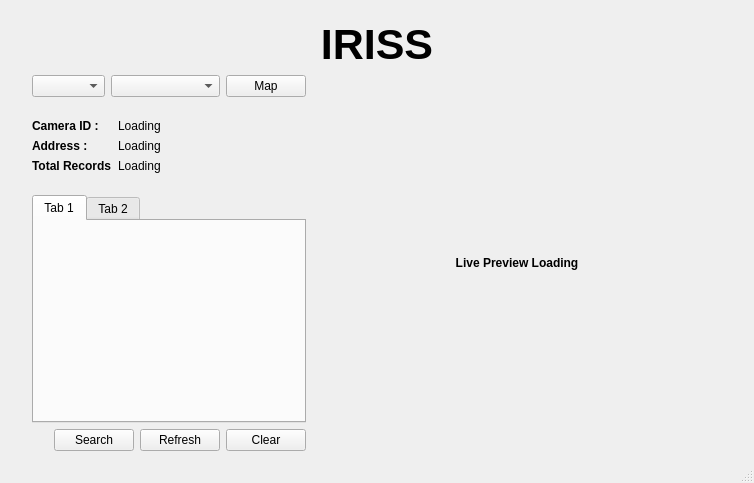
<?xml version="1.0" encoding="UTF-8"?>
<ui version="4.0">
 <class>MainWindow</class>
 <widget class="QMainWindow" name="MainWindow">
  <property name="geometry">
   <rect>
    <x>0</x>
    <y>0</y>
    <width>754</width>
    <height>483</height>
   </rect>
  </property>
  <property name="contextMenuPolicy">
   <enum>Qt::DefaultContextMenu</enum>
  </property>
  <property name="windowTitle">
   <string>Traffic Rules Violation Detection</string>
  </property>
  <widget class="QWidget" name="centralwidget">
   <layout class="QVBoxLayout" name="verticalLayout_2">
    <property name="leftMargin">
     <number>32</number>
    </property>
    <property name="topMargin">
     <number>20</number>
    </property>
    <property name="rightMargin">
     <number>32</number>
    </property>
    <property name="bottomMargin">
     <number>10</number>
    </property>
    <item>
     <widget class="QLabel" name="label">
      <property name="font">
       <font>
        <pointsize>32</pointsize>
        <weight>75</weight>
        <bold>true</bold>
        <underline>false</underline>
       </font>
      </property>
      <property name="text">
       <string> IRISS </string>
      </property>
      <property name="alignment">
       <set>Qt::AlignCenter</set>
      </property>
     </widget>
    </item>
    <item>
     <layout class="QHBoxLayout" name="horizontalLayout_3" stretch="2,3">
      <item>
       <layout class="QVBoxLayout" name="verticalLayout">
        <item>
         <layout class="QHBoxLayout" name="horizontalLayout_2" stretch="2,3,1">
          <item>
           <widget class="QComboBox" name="camera_group"/>
          </item>
          <item>
           <widget class="QComboBox" name="cam_selector">
            <property name="enabled">
             <bool>true</bool>
            </property>
            <property name="editable">
             <bool>false</bool>
            </property>
            <property name="currentText">
             <string/>
            </property>
            <property name="currentIndex">
             <number>-1</number>
            </property>
            <property name="maxVisibleItems">
             <number>5</number>
            </property>
           </widget>
          </item>
          <item>
           <widget class="QPushButton" name="map">
            <property name="text">
             <string>Map</string>
            </property>
           </widget>
          </item>
         </layout>
        </item>
        <item>
         <layout class="QFormLayout" name="formLayout">
          <property name="topMargin">
           <number>16</number>
          </property>
          <property name="bottomMargin">
           <number>16</number>
          </property>
          <item row="0" column="0">
           <widget class="QLabel" name="cam_id_label">
            <property name="font">
             <font>
              <weight>75</weight>
              <bold>true</bold>
             </font>
            </property>
            <property name="text">
             <string>Camera ID : </string>
            </property>
           </widget>
          </item>
          <item row="0" column="1">
           <widget class="QLabel" name="cam_id">
            <property name="text">
             <string>Loading</string>
            </property>
           </widget>
          </item>
          <item row="1" column="0">
           <widget class="QLabel" name="address_label">
            <property name="font">
             <font>
              <weight>75</weight>
              <bold>true</bold>
             </font>
            </property>
            <property name="text">
             <string>Address : </string>
            </property>
           </widget>
          </item>
          <item row="1" column="1">
           <widget class="QLabel" name="address">
            <property name="text">
             <string>Loading</string>
            </property>
           </widget>
          </item>
          <item row="2" column="0">
           <widget class="QLabel" name="total_records_label">
            <property name="font">
             <font>
              <weight>75</weight>
              <bold>true</bold>
             </font>
            </property>
            <property name="text">
             <string>Total Records</string>
            </property>
           </widget>
          </item>
          <item row="2" column="1">
           <widget class="QLabel" name="total_records">
            <property name="text">
             <string>Loading</string>
            </property>
           </widget>
          </item>
         </layout>
        </item>
        <item>
         <widget class="QTabWidget" name="log_tabwidget">
          <property name="minimumSize">
           <size>
            <width>0</width>
            <height>200</height>
           </size>
          </property>
          <property name="tabShape">
           <enum>QTabWidget::Rounded</enum>
          </property>
          <property name="currentIndex">
           <number>0</number>
          </property>
          <property name="documentMode">
           <bool>false</bool>
          </property>
          <property name="movable">
           <bool>true</bool>
          </property>
          <property name="tabBarAutoHide">
           <bool>true</bool>
          </property>
          <widget class="QWidget" name="tab_1">
           <property name="accessibleName">
            <string/>
           </property>
           <attribute name="title">
            <string>Tab 1</string>
           </attribute>
          </widget>
          <widget class="QWidget" name="tab_2">
           <attribute name="title">
            <string>Tab 2</string>
           </attribute>
          </widget>
         </widget>
        </item>
        <item>
         <layout class="QHBoxLayout" name="horizontalLayout">
          <item>
           <spacer name="horizontalSpacer">
            <property name="orientation">
             <enum>Qt::Horizontal</enum>
            </property>
            <property name="sizeHint" stdset="0">
             <size>
              <width>158</width>
              <height>20</height>
             </size>
            </property>
           </spacer>
          </item>
          <item>
           <widget class="QPushButton" name="search_button">
            <property name="text">
             <string>Search</string>
            </property>
           </widget>
          </item>
          <item>
           <widget class="QPushButton" name="refresh_button">
            <property name="text">
             <string>Refresh</string>
            </property>
           </widget>
          </item>
          <item>
           <widget class="QPushButton" name="clear_button">
            <property name="text">
             <string>Clear</string>
            </property>
           </widget>
          </item>
         </layout>
        </item>
       </layout>
      </item>
      <item>
       <widget class="QLabel" name="live_preview">
        <property name="minimumSize">
         <size>
          <width>300</width>
          <height>0</height>
         </size>
        </property>
        <property name="font">
         <font>
          <weight>75</weight>
          <bold>true</bold>
         </font>
        </property>
        <property name="text">
         <string>Live Preview Loading</string>
        </property>
        <property name="alignment">
         <set>Qt::AlignCenter</set>
        </property>
       </widget>
      </item>
     </layout>
    </item>
   </layout>
  </widget>
  <widget class="QStatusBar" name="statusBar"/>
 </widget>
 <resources/>
 <connections/>
</ui>
